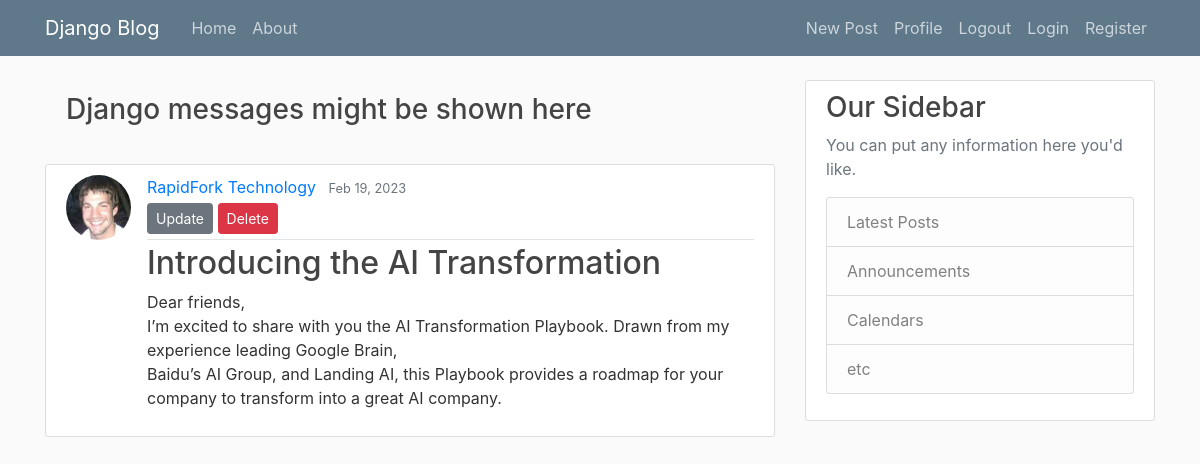
Screenshot of /postdetail/5 with the database file from the repository.
### madaminov/models.py (models this page shows, shortened)
class BaseModel(models.Model):
    created_at = models.DateTimeField(auto_now_add=True)
    updated_at = models.DateTimeField(auto_now=True)
    class Meta:
        abstract = True

class Post(BaseModel):
    title = models.CharField(max_length=40)
    content = models.TextField(null=True)
    class Meta:
        verbose_name_plural = "Posts"
        verbose_name = 'Post'

### madaminov/views.py (the view)
# urls.py: path('postdetail/<int:pk>', PostDetailView.as_view(), name='post-detail-page'),
class PostDetailView(DetailView):
    model = Post
    template_name = "blog/post_detail.html"
    context_object_name = "post"

### templates/blog/post_detail.html (shortened to what this page needs)
{% load static %}
<!DOCTYPE html>
<html>
<head>
    <link rel="stylesheet" href="https://maxcdn.bootstrapcdn.com/bootstrap/4.0.0/css/bootstrap.min.css">
    <link rel="stylesheet" type="text/css" href="{% static 'assets/main.css' %}">
</head>
<body>
    <header class="site-header">
      <nav class="navbar navbar-expand-md navbar-dark bg-steel fixed-top">
        <div class="container">
          <a class="navbar-brand mr-4" href="{% url 'blog:home-page' %}">Django Blog</a>
          <div class="collapse navbar-collapse" id="navbarToggle">
            <div class="navbar-nav mr-auto">
              <a class="nav-item nav-link" href="{% url 'blog:home-page' %}">Home</a>
              <a class="nav-item nav-link" href="{% url 'blog:about-page' %}">About</a>
            </div>
            <div class="navbar-nav">
                <a class="nav-item nav-link" href="{% url 'blog:post-form-page' %}">New Post</a>
                <a class="nav-item nav-link" href="{% url 'blog:user-posts-page' %}">Profile</a>
                <a class="nav-item nav-link" href="{%  url 'blog:logout-page' %}">Logout</a>
                <a class="nav-item nav-link" href="{% url 'blog:login-page' %}">Login</a>
                <a class="nav-item nav-link" href="{% url 'blog:register-page' %}">Register</a>
            </div>
          </div>
        </div>
      </nav>
    </header>
    <main role="main" class="container">
      <div class="row">
        <div class="col-md-8">
              <div class="alert alert-{{ message.tags }}">
                <h3>Django messages might be shown here</h3>
              </div>
  <article class="media content-section">
    <img class="rounded-circle article-img" src="corey.jpeg">
    <div class="media-body">
      <div class="article-metadata">
        <a class="mr-2" href="{% url 'blog:user-posts-page' %}">RapidFork Technology</a>
        <small class="text-muted">Feb 19, 2023</small>
         <div>
            <a class="btn btn-secondary btn-sm mt-1 mb-1" href="{% url 'blog:post-confirm-delete-page' %}">Update</a>
            <a class="btn btn-danger btn-sm mt-1 mb-1" href="{% url 'blog:post-confirm-delete-page' %}">Delete</a>
          </div>
      </div>
      <h2 class="article-title">{{ post.title }}</h2>
      <p class="article-content">{{ post.content }}</p>
    </div>
  </article>
</div>
<div class="col-md-4">
  <div class="content-section">
    <h3>Our Sidebar</h3>
    <p class='text-muted'>You can put any information here you'd like.
      <ul class="list-group">
        <li class="list-group-item list-group-item-light">Latest Posts</li>
        <li class="list-group-item list-group-item-light">Announcements</li>
        <li class="list-group-item list-group-item-light">Calendars</li>
        <li class="list-group-item list-group-item-light">etc</li>
      </ul>
    </p>
  </div>
</div>
</div>
</main>
</body>
</html>

### madaminov/static/assets/main.css (style rules this page uses)
body { background: #fafafa; color: #333333; margin-top: 5rem; }
h1, h2, h3, h4, h5, h6 { color: #444444; }
ul { margin: 0; }
.bg-steel { background-color: #5f788a; }
.site-header .navbar-nav .nav-link { color: #cbd5db; }
.content-section { background: #ffffff; padding: 10px 20px; border: 1px solid #dddddd; border-radius: 3px; margin-bottom: 20px; }
.article-title { color: #444444; }
.article-content { white-space: pre-line; }
.article-img { height: 65px; width: 65px; margin-right: 16px; }
.article-metadata { padding-bottom: 1px; margin-bottom: 4px; border-bottom: 1px solid #e3e3e3 }

### rows the page displays
Post: title "Introducing the AI Transformation", content "Dear friends, I’m excited to share with you the AI Transformation Playbook. Drawn from my experience leading Google Brain, Baidu’s AI Group, and Landing AI, this Playbook provides a roadmap for your company to transform into a great AI company."
